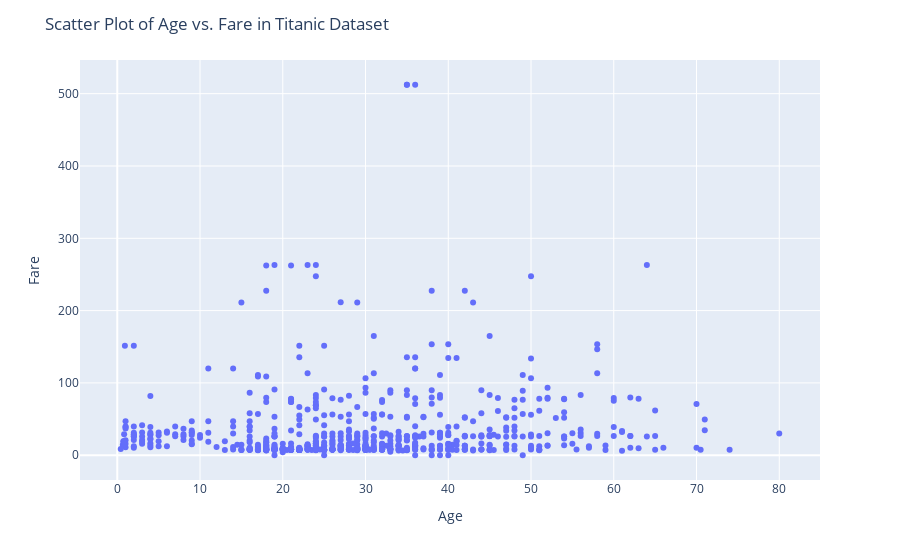

Notebook cell for this chart:
### Code cell
fig = px.scatter(titanic_data, x="age", y="fare")

fig.update_layout(title="Scatter Plot of Age vs. Fare in Titanic Dataset",
                  xaxis_title="Age",
                  yaxis_title="Fare")
fig.show()

### Figure 1 — Plotly figure (JSON) as saved in the notebook; plotly's stock layout.template omitted (floating-point values rounded to 4 significant figures; data arrays with more than 128 entries replaced by an {"elided": "..."} marker saying what was removed)
{"data": [{"hovertemplate": "age=%{x}<br>fare=%{y}<extra></extra>", "legendgroup": "", "marker": {"color": "#636efa", "symbol": "circle"}, "mode": "markers", "name": "", "orientation": "v", "showlegend": false, "type": "scatter", "x": {"elided": "891 float values"}, "xaxis": "x", "y": {"elided": "891 float values"}, "yaxis": "y"}], "layout": {"legend": {"tracegroupgap": 0}, "margin": {"t": 60}, "title": {"text": "Scatter Plot of Age vs. Fare in Titanic Dataset"}, "xaxis": {"anchor": "y", "domain": [0, 1], "title": {"text": "Age"}}, "yaxis": {"anchor": "x", "domain": [0, 1], "title": {"text": "Fare"}}}}
